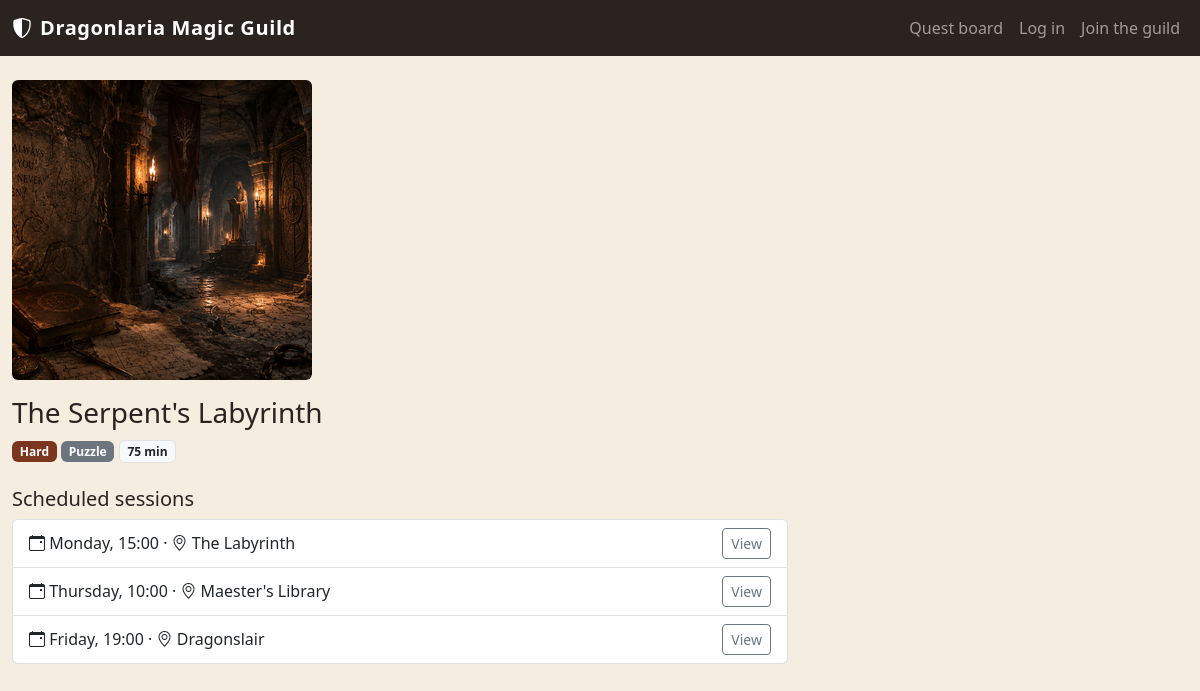
The app's page /quests/1 with its own data.
### tables this page shows
CREATE TABLE "QUESTS" (
	"quest_id"	INTEGER NOT NULL UNIQUE,
	"created_by"	INTEGER NOT NULL,
	"title"	TEXT NOT NULL,
	"dur_mins"	INTEGER NOT NULL,
	"quest_type"	TEXT NOT NULL,
	"difficulty"	TEXT NOT NULL,
	"desc"	TEXT NOT NULL,
	"image_path"	TEXT NOT NULL,
	PRIMARY KEY("quest_id" AUTOINCREMENT),
	FOREIGN KEY("created_by") REFERENCES "USERS"("user_id")
);

CREATE TABLE "QUEST_SESSIONS" (
	"session_id"	INTEGER NOT NULL UNIQUE,
	"quest_id"	INTEGER NOT NULL,
	"day"	TEXT NOT NULL,
	"start_time"	TEXT NOT NULL,
	"location"	TEXT NOT NULL,
	PRIMARY KEY("session_id" AUTOINCREMENT),
	FOREIGN KEY("quest_id") REFERENCES "QUESTS"("quest_id")
);

### app.py (the view)
@app.route("/quests/<int:quest_id>")
def quest(quest_id):
    quest_db = quests_dao.get_quest_by_id(quest_id)
    if quest_db is None:
        flash("Quest not found", "danger")
        return redirect(url_for("homepage"))
    sessions = quest_sessions_dao.get_sessions_by_quest(quest_id)
    return render_template("public/quest.html", quest=quest_db, sessions=sessions)

### quest_sessions_dao.py (called while the page is built)
def get_sessions_by_quest(quest_id):
    query = "SELECT * FROM QUEST_SESSIONS WHERE quest_id = ?"
    conn = sqlite3.connect("database/myquest.db")
    conn.row_factory = sqlite3.Row
    cursor = conn.cursor()
    cursor.execute(query, (quest_id,))
    db_sessions = cursor.fetchall()
    cursor.close()
    conn.close()
    return db_sessions

### quests_dao.py (called while the page is built)
def get_quest_by_id(quest_id):
    query = "SELECT * FROM QUESTS WHERE quest_id = ?"
    conn = sqlite3.connect("database/myquest.db")
    conn.row_factory = sqlite3.Row
    cursor = conn.cursor()
    cursor.execute(query, (quest_id,))
    db_quest = cursor.fetchone()
    cursor.close()
    conn.close()
    return db_quest

### templates/public/quest.html (shortened to what this page needs)
{% extends "base.html" %}
{% block content %}
<div class="col-12 col-lg-8">
  <article>
    {% if quest.image_path %}
    <img src="{{ url_for('static', filename=quest.image_path) }}" class="img-fluid rounded mb-3" alt="Illustration for {{ quest.title }}">
    {% endif %}
    <h1 class="h3">{{ quest.title }}</h1>
    <p>
      <span class="badge badge-difficulty-{{ quest.difficulty }}">{{ quest.difficulty|capitalize }}</span>
      <span class="badge bg-secondary">{{ quest.quest_type|capitalize }}</span>
      <span class="badge bg-light text-dark border">{{ quest.dur_mins }} min</span>
    </p>
    <h2 class="h5 mt-4">Scheduled sessions</h2>
    {% if sessions|length == 0 %}
    <p class="text-muted">No sessions have been scheduled for this quest yet.</p>
    {% else %}
    <ul class="list-group">
      {% for s in sessions %}
      <li class="list-group-item d-flex justify-content-between align-items-center">
        <span>
          <i class="bi bi-calendar-event"></i> {{ s.day }}, <time>{{ s.start_time }}</time>
          &middot; <i class="bi bi-geo-alt"></i> {{ s.location }}
        </span>
        <a href="{{ url_for('session', session_id=s.session_id) }}" class="btn btn-outline-secondary btn-sm">View</a>
      </li>
      {% endfor %}
    </ul>
    {% endif %}
  </article>
</div>
{% endblock %}

### static/style.css (style rules this page uses)
:root { --guild-ember: #b5502f; --guild-ember-dark: #7c3620; --guild-parchment: #f4ede0; --guild-ink: #2b2320; --guild-forest: #3c5741; }
body { background-color: var(--guild-parchment); color: var(--guild-ink); }
.badge-difficulty-hard { background-color: var(--guild-ember-dark); }

### records on screen
QUESTS: image_path (picture), title "The Serpent's Labyrinth", difficulty "Hard", quest_type "Puzzle", dur_mins "75"
QUEST_SESSIONS: day "Monday", start_time "15:00", location "The Labyrinth"
QUEST_SESSIONS: day "Thursday", start_time "10:00", location "Maester's Library"
QUEST_SESSIONS: day "Friday", start_time "19:00", location "Dragonslair"
